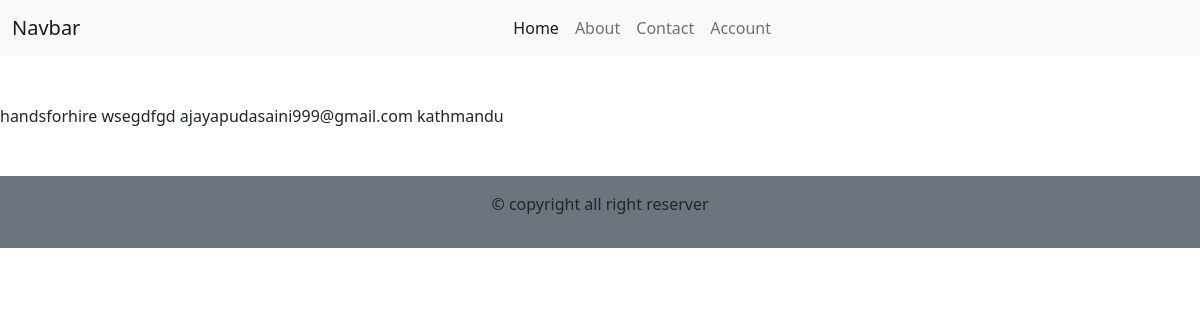
Screenshot of /detail/22 with the database file from the repository.
### crud/models.py (models this page shows, shortened)
class Student(models.Model):
    username = models.CharField(max_length=500, verbose_name="Usename", help_text="enter username")
    email = models.EmailField(max_length=500, verbose_name="Email", help_text="enter email")
    address = models.CharField(max_length=500, verbose_name="Address", help_text="enter address")

### crud/views.py (the view)
# urls.py: path('detail/<int:myId>', views.detail, name='detail'),
def detail(request, myId):
    s = Student.objects.get(id=myId)
    contex = {'student':s}
    return render(request, 'crud/detail.html', contex)

### crud/templates/crud/detail.html
{% extends "base.html" %}
{% load static %}
{% block content %}
    {{ student.username }}
    {{ student.email }}
    {{ student.address }}
{% endblock content %}

### rows the page displays
Student: username "handsforhire wsegdfgd", email "ajayapudasaini999@gmail.com", address "kathmandu"
